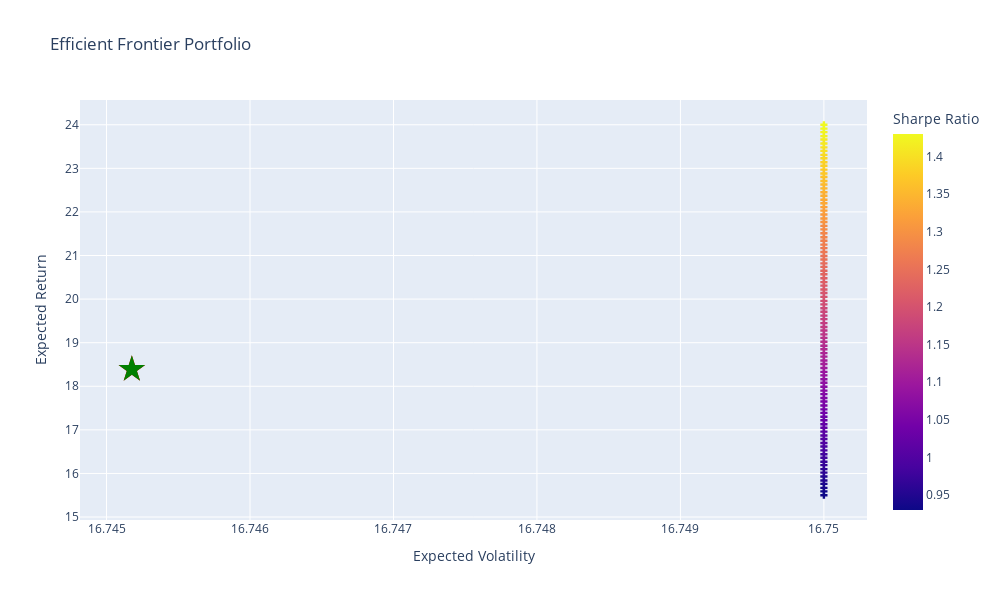

Notebook code for this chart:
### Code cell
# Plot efficient frontier portfolio
fig = px.scatter(
    efport, x='targetvols', y='targetrets', color='targetsharpe',
    labels={'targetrets': 'Expected Return', 'targetvols': 'Expected Volatility', 'targetsharpe': 'Sharpe Ratio'},
    title='Efficient Frontier Portfolio'
).update_traces(mode='markers', marker=dict(symbol='cross'))


# Plot maximum sharpe portfolio
fig.add_scatter(
    mode='markers',
    x=[100*portfolio_stats(opt_var['x'])[1]],
    y=[100*portfolio_stats(opt_var['x'])[0]],
    marker=dict(color='red', size=20, symbol='star'),
    name='Max Sharpe'
).update(layout_showlegend=False)

# Plot minimum variance portfolio
fig.add_scatter(
    mode='markers',
    x=[100*portfolio_stats(opt_var['x'])[1]],
    y=[100*portfolio_stats(opt_var['x'])[0]],
    marker=dict(color='green', size=20, symbol='star'),
    name='Min Variance'
).update(layout_showlegend=False)

# Show spikes
fig.update_xaxes(showspikes=True)
fig.update_yaxes(showspikes=True)
fig.show()

### Figure 1 — Plotly figure (JSON) as saved in the notebook; plotly's stock layout.template omitted (floating-point values rounded to 4 significant figures)
{"data": [{"hovertemplate": "Expected Volatility=%{x}<br>Expected Return=%{y}<br>Sharpe Ratio=%{marker.color}<extra></extra>", "legendgroup": "", "marker": {"color": [0.93, 0.93, 0.94, 0.94, 0.95, 0.95, 0.96, 0.96, 0.97, 0.97, 0.98, 0.98, 0.99, 0.99, 1, 1, 1.01, 1.01, 1.02, 1.02, 1.03, 1.03, 1.04, 1.04, 1.05, 1.05, 1.06, 1.06, 1.07, 1.07, 1.08, 1.08, 1.09, 1.09, 1.1, 1.11, 1.11, 1.12, 1.12, 1.13, 1.13, 1.14, 1.14, 1.15, 1.15, 1.16, 1.16, 1.17, 1.17, 1.18, 1.18, 1.19, 1.19, 1.2, 1.2, 1.21, 1.21, 1.22, 1.22, 1.23, 1.23, 1.24, 1.24, 1.25, 1.25, 1.26, 1.26, 1.27, 1.27, 1.28, 1.28, 1.29, 1.29, 1.3, 1.31, 1.31, 1.32, 1.32, 1.33, 1.33, 1.34, 1.34, 1.35, 1.35, 1.36, 1.36, 1.37, 1.37, 1.38, 1.38, 1.39, 1.39, 1.4, 1.4, 1.41, 1.41, 1.42, 1.42, 1.43, 1.43], "coloraxis": "coloraxis", "symbol": "cross"}, "mode": "markers", "name": "", "orientation": "v", "showlegend": false, "type": "scatter", "x": [16.75, 16.75, 16.75, 16.75, 16.75, 16.75, 16.75, 16.75, 16.75, 16.75, 16.75, 16.75, 16.75, 16.75, 16.75, 16.75, 16.75, 16.75, 16.75, 16.75, 16.75, 16.75, 16.75, 16.75, 16.75, 16.75, 16.75, 16.75, 16.75, 16.75, 16.75, 16.75, 16.75, 16.75, 16.75, 16.75, 16.75, 16.75, 16.75, 16.75, 16.75, 16.75, 16.75, 16.75, 16.75, 16.75, 16.75, 16.75, 16.75, 16.75, 16.75, 16.75, 16.75, 16.75, 16.75, 16.75, 16.75, 16.75, 16.75, 16.75, 16.75, 16.75, 16.75, 16.75, 16.75, 16.75, 16.75, 16.75, 16.75, 16.75, 16.75, 16.75, 16.75, 16.75, 16.75, 16.75, 16.75, 16.75, 16.75, 16.75, 16.75, 16.75, 16.75, 16.75, 16.75, 16.75, 16.75, 16.75, 16.75, 16.75, 16.75, 16.75, 16.75, 16.75, 16.75, 16.75, 16.75, 16.75, 16.75, 16.75], "xaxis": "x", "y": [15.5, 15.59, 15.67, 15.76, 15.84, 15.93, 16.02, 16.1, 16.19, 16.27, 16.36, 16.44, 16.53, 16.62, 16.7, 16.79, 16.87, 16.96, 17.05, 17.13, 17.22, 17.3, 17.39, 17.47, 17.56, 17.65, 17.73, 17.82, 17.9, 17.99, 18.08, 18.16, 18.25, 18.33, 18.42, 18.51, 18.59, 18.68, 18.76, 18.85, 18.93, 19.02, 19.11, 19.19, 19.28, 19.36, 19.45, 19.54, 19.62, 19.71, 19.79, 19.88, 19.96, 20.05, 20.14, 20.22, 20.31, 20.39, 20.48, 20.57, 20.65, 20.74, 20.82, 20.91, 20.99, 21.08, 21.17, 21.25, 21.34, 21.42, 21.51, 21.6, 21.68, 21.77, 21.85, 21.94, 22.03, 22.11, 22.2, 22.28, 22.37, 22.45, 22.54, 22.63, 22.71, 22.8, 22.88, 22.97, 23.06, 23.14, 23.23, 23.31, 23.4, 23.48, 23.57, 23.66, 23.74, 23.83, 23.91, 24], "yaxis": "y"}, {"marker": {"color": "red", "size": 20, "symbol": "star"}, "mode": "markers", "name": "Max Sharpe", "type": "scatter", "x": [16.75], "y": [18.39]}, {"marker": {"color": "green", "size": 20, "symbol": "star"}, "mode": "markers", "name": "Min Variance", "type": "scatter", "x": [16.75], "y": [18.39]}], "layout": {"coloraxis": {"colorbar": {"title": {"text": "Sharpe Ratio"}}, "colorscale": [[0, "#0d0887"], [0.1111, "#46039f"], [0.2222, "#7201a8"], [0.3333, "#9c179e"], [0.4444, "#bd3786"], [0.5556, "#d8576b"], [0.6667, "#ed7953"], [0.7778, "#fb9f3a"], [0.8889, "#fdca26"], [1, "#f0f921"]]}, "height": 600, "legend": {"tracegroupgap": 0}, "showlegend": false, "title": {"text": "Efficient Frontier Portfolio"}, "width": 1000, "xaxis": {"anchor": "y", "domain": [0, 1], "showspikes": true, "title": {"text": "Expected Volatility"}}, "yaxis": {"anchor": "x", "domain": [0, 1], "showspikes": true, "title": {"text": "Expected Return"}}}}
